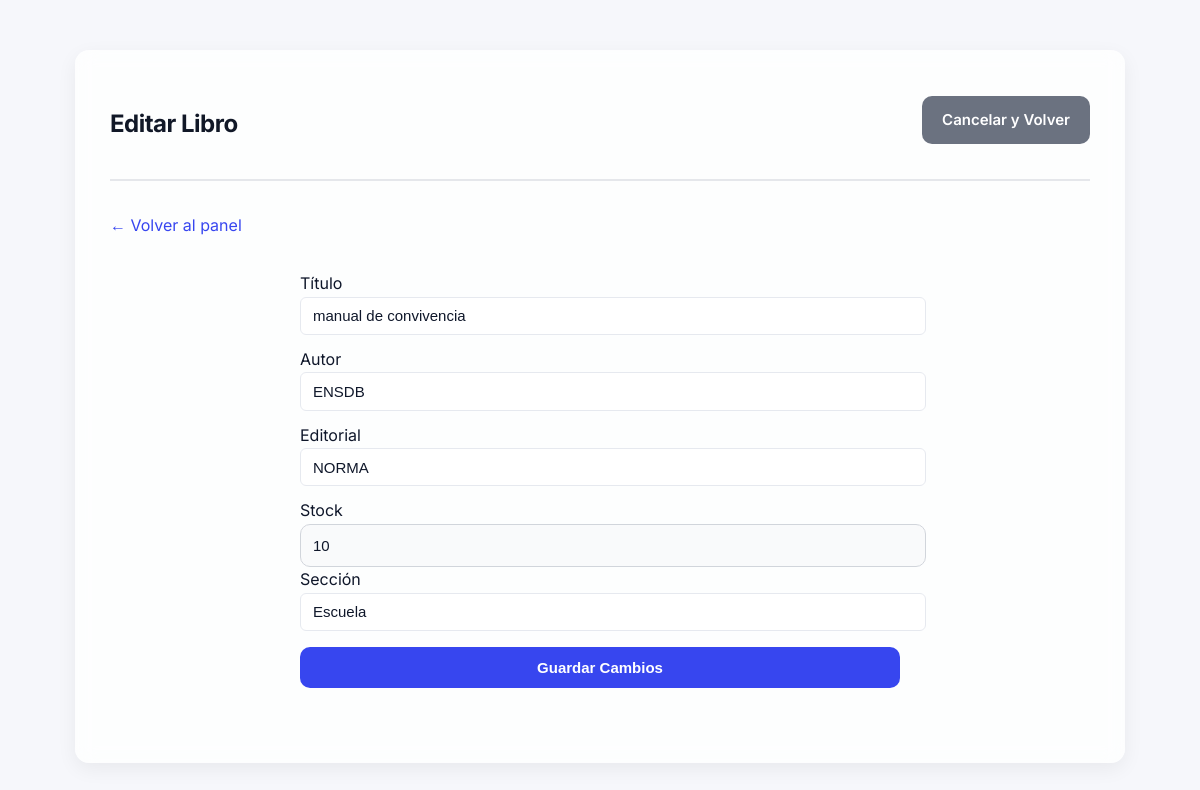
The app's page /admin_editar_libro/1 (signed in), older data.
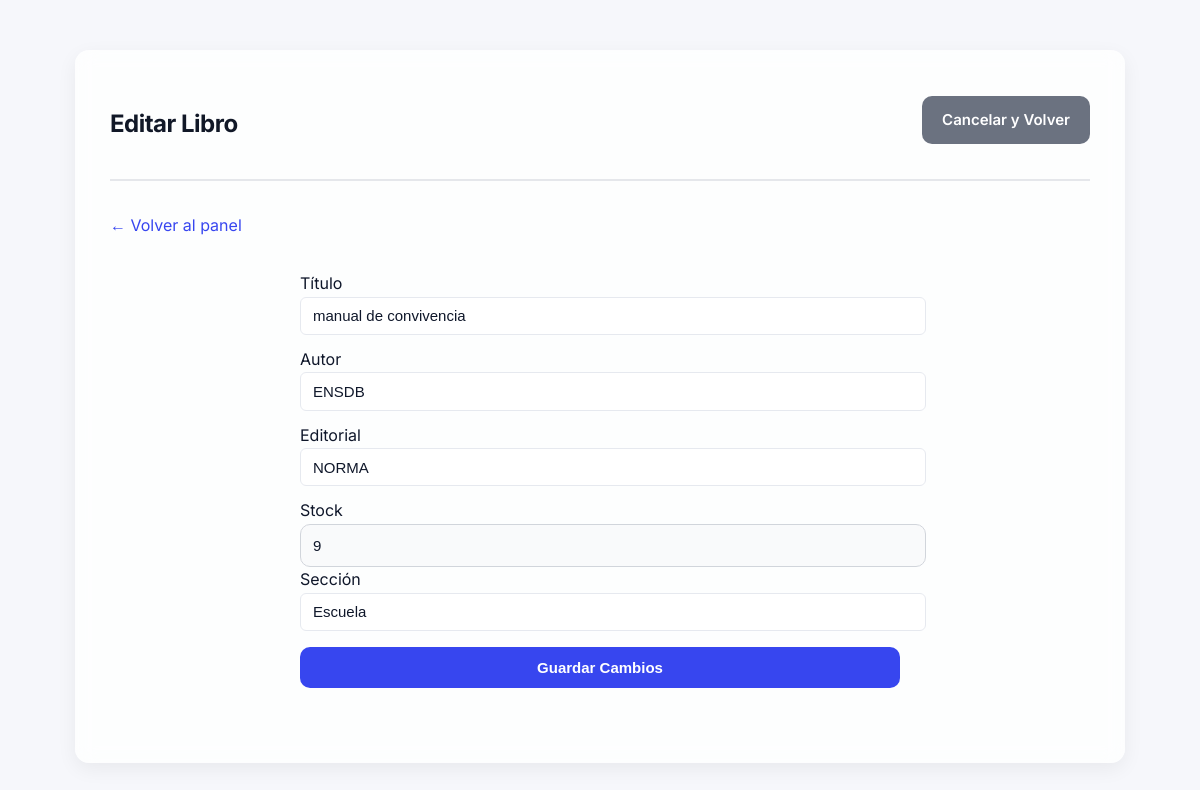
The same page, newer data.
### tables this page shows
CREATE TABLE libro (
                id INTEGER PRIMARY KEY AUTOINCREMENT,
                titulo TEXT NOT NULL,
                autor TEXT NOT NULL,
                editorial TEXT NOT NULL,
                stock INTEGER NOT NULL,
                seccion TEXT NOT NULL
            , codigo_libro TEXT);

### biblioteca/app.py (the view, shortened to what this page needs)
@app.route('/admin_editar_libro/<int:libro_id>', methods=['GET', 'POST'])
def admin_editar_libro(libro_id):
    if not session.get('admin'):
        return redirect(url_for('admin_login'))
    conn = get_db_connection()
    libro = conn.execute('SELECT * FROM libro WHERE id = ?', (libro_id,)).fetchone()
    conn.close()
    if libro is None:
        flash('El libro no fue encontrado.', 'error')
        return redirect(url_for('admin_libros'))
    return render_template('admin_editar_libro.html', libro=libro)

### biblioteca/app.py (called while the page is built)
def get_db_connection():
    conn = sqlite3.connect(DATABASE)
    conn.row_factory = sqlite3.Row
    return conn

### biblioteca/templates/admin_editar_libro.html (shortened to what this page needs)
<!DOCTYPE html>
<html lang="es">
<head>
    <link rel="stylesheet" href="{{ url_for('static', filename='css/styles.css') }}">
</head>
<body>
    <div class="container">
        <header class="header">
            <h2>Editar Libro</h2>
            <a href="{{ url_for('admin_libros') }}" class="btn btn-secondary">Cancelar y Volver</a>
        </header>
        {% block content %}
        <div style="margin-bottom:1rem;">
          <a href="{{ url_for('admin_panel') }}" class="btn-anim" style="display:inline-flex;align-items:center;gap:.5rem;">← Volver al panel</a>
        </div>
        <div class="form-container" style="max-width: 600px; margin: 2em auto;">
            <form method="post">
                <label for="titulo">Título</label>
                <input type="text" id="titulo" name="titulo" value="{{ libro['titulo'] }}" required class="form-input">
                <label for="autor">Autor</label>
                <input type="text" id="autor" name="autor" value="{{ libro['autor'] }}" required class="form-input">
                <label for="editorial">Editorial</label>
                <input type="text" id="editorial" name="editorial" value="{{ libro['editorial'] }}" required class="form-input">
                <label for="stock">Stock</label>
                <input type="number" id="stock" name="stock" value="{{ libro['stock'] }}" min="0" required class="form-input">
                <label for="seccion">Sección</label>
                <input type="text" id="seccion" name="seccion" value="{{ libro['seccion'] }}" required class="form-input">
                <button type="submit" class="btn" style="width:100%;">Guardar Cambios</button>
            </form>
        </div>
        {% endblock %}
    </div>
</body>
</html>

Row changes from the older to the newer data that the page shows:
changed libro "manual de convivencia": stock "10" → "9"
